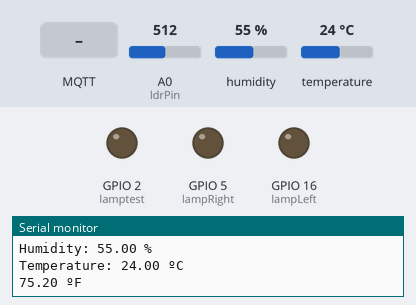
A sketch run on a simulated ESP8266 (NodeMCU). On the bench: output pins drawn as LEDs (lit = HIGH), the last lines printed to the serial monitor. The inputs (shaded band) are chosen by the test bench; at power-on: A0 (ldrPin) = 512, humidity 55 %, temperature 24 °C. WiFi joins after 1.5 s; servers stay silent unless stated; random numbers use the default seed unless the sketch sets one; no MQTT or app messages arrive unless stated.

Above: at 2.7 s.
2.8 s: MQTT message "onlampright" arrives on the first subscribed topic
At 3.4 s:
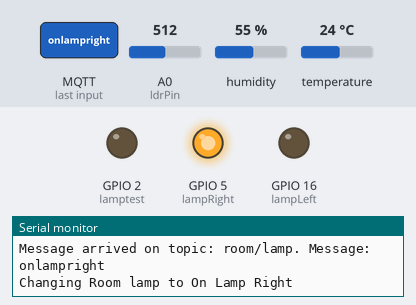
4.3 s: MQTT message "onlampleft" arrives on the first subscribed topic
At 5.5 s:
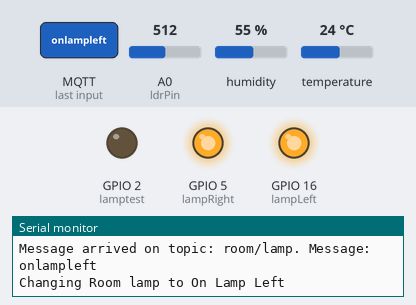
5.8 s: MQTT message "offlampright" arrives on the first subscribed topic
At 6.9 s:
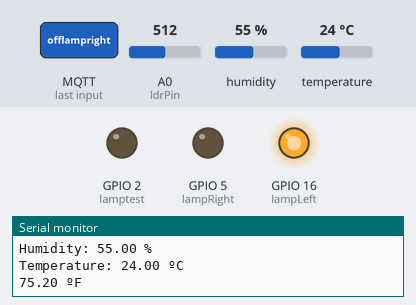
7.3 s: MQTT message "onlamptest" arrives on the first subscribed topic
At 8.0 s:
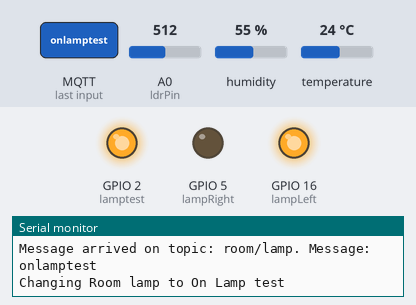
8.8 s: MQTT message "offlampleft" arrives on the first subscribed topic
At 9.1 s:
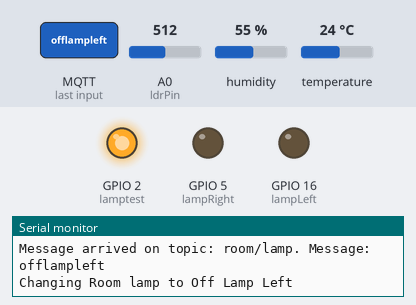
10.3 s: MQTT message "onlampright" arrives on the first subscribed topic
At 11.5 s:
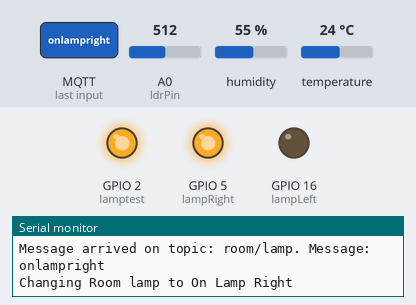
Timing chart, 0 to 12.8 s (numbered marks = the images above; inputs shaded):
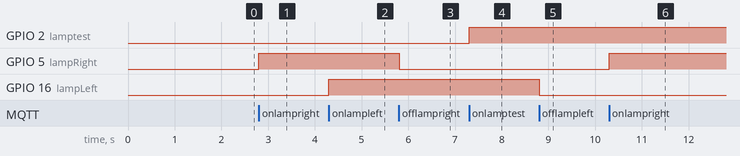

The sketch:

phancung.ino
```cpp
/*****

 All the resources for this project:
 https://randomnerdtutorials.com/

*****/
#include <ESP8266WiFi.h>
#include <PubSubClient.h>
#include "DHT.h"

// Uncomment one of the lines bellow for whatever DHT sensor type you're using!
#define DHTTYPE DHT11   // DHT 11
//#define DHTTYPE DHT21   // DHT 21 (AM2301)
//#define DHTTYPE DHT22   // DHT 22  (AM2302), AM2321

// Change the credentials below, so your ESP8266 connects to your router
const char* ssid = "Tean";
const char* password = "123456788";

// MQTT broker credentials (set to NULL if not required)
const char* MQTT_username = "NULL";
const char* MQTT_password = "NULL";

// Change the variable to your Raspberry Pi IP address, so it connects to your MQTT broker
const char* mqtt_server = "192.168.43.12";
//For example
//const char* mqtt_server = "192.168.1.106";

// Initializes the espClient. You should change the espClient name if you have multiple ESPs running in your home automation system
WiFiClient espClient;
PubSubClient client(espClient);

// DHT Sensor - GPIO 4 = D2 on ESP-12E NodeMCU board
const int DHTPin = 4;

// Lamp - LED - GPIO 5 = D1 on ESP-12E NodeMCU board
// Lamp - LED - GPIO 16 = D0 on ESP-12E NodeMCU board
const int lampRight = 5;
const int lampLeft = 16;
const int lamptest = 2;

const int ldrPin = A0; // Chân analog A0 cho kết nối LDR
int ldrValue = 0;     // Biến lưu giá trị đo được từ LDR

// Initialize DHT sensor.
DHT dht(DHTPin, DHTTYPE);

// Timers auxiliar variables
long noww = millis();
long lastMeasure = 0;

// This functions connects your ESP8266 to your router
void setup_wifi() {
  delay(10);
  // We start by connecting to a WiFi network
  Serial.println();
  Serial.print("Connecting to ");
  Serial.println(ssid);
  WiFi.begin(ssid, password);
  while (WiFi.status() != WL_CONNECTED) {
    delay(500);
    Serial.print(".");
  }
  Serial.println("");
  Serial.print("WiFi connected - ESP IP address: ");
  Serial.println(WiFi.localIP());
}

// This function is executed when some device publishes a message to a topic that your ESP8266 is subscribed to
// Change the function below to add logic to your program, so when a device publishes a message to a topic that
// your ESP8266 is subscribed you can actually do something
void callback(String topic, byte* message, unsigned int length) {
  Serial.print("Message arrived on topic: ");
  Serial.print(topic);
  Serial.print(". Message: ");
  String messageTemp;

  for (int i = 0; i < length; i++) {
    Serial.print((char)message[i]);
    messageTemp += (char)message[i];
  }
  Serial.println();

  // Feel free to add more if statements to control more GPIOs with MQTT

  // If a message is received on the topic room/lamp, you check if the message is either on or off. Turns the lamp GPIO according to the message
  if(topic=="room/lamp"){
      Serial.print("Changing Room lamp to ");
      if(messageTemp == "onlampright"){
        //digitalWrite(lampRight, HIGH); được sử dụng để đặt trạng thái của chân lampRight là HIGH trong chương trình Arduino. Điều này
        //thường được sử dụng để bật một thiết bị ngoại vi (ví dụ: đèn LED hoặc bóng đèn) được kết nối đến chân lampRight
        digitalWrite(lampRight, HIGH);
        Serial.print("On Lamp Right");
        Serial.println();
      }
      else if(messageTemp == "offlampright"){
        digitalWrite(lampRight, LOW);
        Serial.print("Off Lamp Right");
        Serial.println();
      }
      else if(messageTemp == "offlampleft"){
        digitalWrite(lampLeft, LOW);
        Serial.print("Off Lamp Left");
        Serial.println();
      }
      else if(messageTemp == "onlampleft"){
        digitalWrite(lampLeft, HIGH);
        Serial.print("On Lamp Left");
        Serial.println();
      }
      else if(messageTemp == "onlamptest"){
        digitalWrite(lamptest, HIGH);
        Serial.print("On Lamp test");
        Serial.println();
      }
      else if(messageTemp == "offlamptest"){
        digitalWrite(lamptest, LOW);
        Serial.print("Off Lamp test");
        Serial.println();
      }
  }

}

// This functions reconnects your ESP8266 to your MQTT broker
// Change the function below if you want to subscribe to more topics with your ESP8266
void reconnect() {
  // Loop until we're reconnected
  while (!client.connected()) {
    Serial.print("Attempting MQTT connection...");
    // Attempt to connect
    /*
     YOU MIGHT NEED TO CHANGE THIS LINE, IF YOU'RE HAVING PROBLEMS WITH MQTT MULTIPLE CONNECTIONS
     To change the ESP device ID, you will have to give a new name to the ESP8266.
     Here's how it looks:
       if (client.connect("ESP8266Client")) {
     You can do it like this:
       if (client.connect("ESP1_Office")) {
     Then, for the other ESP:
       if (client.connect("ESP2_Garage")) {
      That should solve your MQTT multiple connections problem
    */
    if (client.connect("ESP8266Client", MQTT_username, MQTT_password)) {
      Serial.println("connected");
      // Subscribe or resubscribe to a topic
      // You can subscribe to more topics (to control more LEDs in this example)
      client.subscribe("room/lamp");
    } else {
      Serial.print("failed, rc=");
      Serial.print(client.state());
      Serial.println(" try again in 5 seconds");
      // Wait 5 seconds before retrying
      delay(5000);
    }
  }
}

// The setup function sets your ESP GPIOs to Outputs, starts the serial communication at a baud rate of 115200
// Sets your mqtt broker and sets the callback function
// The callback function is what receives messages and actually controls the LEDs
void setup() {

  pinMode(lampRight, OUTPUT);
  pinMode(lampLeft, OUTPUT);
  pinMode(lamptest, OUTPUT);
  dht.begin();
   Serial.begin(9600); // Bắt đầu giao tiếp với Serial Monitor
  Serial.begin(115200);
  randomSeed(analogRead(0));
  setup_wifi();
  //client.setServer(server, port): Đặt máy chủ MQTT và cổng để kết nối đến.
  client.setServer(mqtt_server, 1883);
  //Dòng code client.setCallback(callback); được đặt trong hàm setup() của chương trình Arduino
  //để thiết lập một hàm callback (callback function) cho đối tượng MQTT client. Hàm callback này sẽ được gọi mỗi khi một thông điệp MQTT mới được nhận từ máy chủ MQTT
  client.setCallback(callback);

}

// For this project, you don't need to change anything in the loop function. Basically it ensures that you ESP is connected to your broker
void loop() {
//Trả về true nếu client đang kết nối với máy chủ MQTT, false nếu không.
  if (!client.connected()) {
    reconnect();
  }
  // Gọi trong hàm loop() để duy trì kết nối MQTT và xử lý thông điệp MQTT. Hàm này cần được gọi định kỳ để đảm bảo rằng thông điệp mới có thể được xử lý.
  if(!client.loop())
    client.connect("ESP8266Client", MQTT_username, MQTT_password);

  //lấy giá trị thời gian hiện tại bằng cách sử dụng hàm
  noww = millis();
  // Publishes new temperature and humidity every 30 seconds
  // đảm bảo rằng chúng ta sẽ đo đạc lại sau ít nhất 2 giây kể từ lần đo trước đó.
  if (noww - lastMeasure > 2000) {
    lastMeasure = noww;
    // Sensor readings may also be up to 2 seconds 'old' (its a very slow sensor)
    float humidity = dht.readHumidity();
    // Read temperature as Celsius (the default)
    float temperatureC = dht.readTemperature();
    // Read temperature as Fahrenheit (isFahrenheit = true)
    float temperatureF = dht.readTemperature(true);

    // Check if any reads failed and exit early (to try again).
    //Dòng này kiểm tra xem các đọc đo được có hợp lệ không. Nếu bất kỳ giá trị nào là
    //"NaN" (Not-a-Number) tức là không đọc được từ cảm biến (thường xảy ra khi có lỗi trong đọc dữ liệu từ cảm biến),
    //thì chương trình sẽ in ra thông báo "Failed to read from DHT sensor!"
if (isnan(humidity) || isnan(temperatureC) || isnan(temperatureF)) {
      Serial.println("Failed to read from DHT sensor!");
      return;
    }
  //client.publish(topic, payload): Gửi một thông điệp MQTT đến máy chủ với chủ đề (topic) và nội dung (payload) cụ thể.
    // Publishes Temperature and Humidity values
     ldrValue = analogRead(ldrPin); // Đọc giá trị từ LDR
    int randomNumber = random(101);
    // Lấy thời gian hiện tại
    float khois = 100;
    client.publish("room/temperature", (String(temperatureC)+","+String(humidity)+","+String(ldrValue)+","+String(randomNumber)).c_str());
    // client.publish("room/humidity", ("humidity: "+String(humidity)).c_str());
    // //Uncomment to publish temperature in F degrees
    // client.publish("room/temperature", ("temperatureF: "+String(temperatureF)).c_str());
    //  ldrValue = analogRead(ldrPin); // Đọc giá trị từ LDR
    //  client.publish("room/light", ("light: "+String(ldrValue)).c_str());
    // Serial.print("Giá trị đo được: ");
    // Serial.println(ldrValue); // In giá trị đo được lên Serial Monitor

    Serial.print("Humidity: ");
    Serial.print(humidity);
    Serial.println(" %");
    Serial.print("Temperature: ");
    Serial.print(temperatureC);
    Serial.println(" ºC");
    Serial.print(temperatureF);
    Serial.println(" ºF");
  }
}
```

Measured:
- after the input at 2.8 s, GPIO 5 (lampRight): LOW → HIGH at once
- after the input at 4.3 s, GPIO 16 (lampLeft): LOW → HIGH at once
- after the input at 5.8 s, GPIO 5 (lampRight): HIGH → LOW at once
- after the input at 7.3 s, GPIO 2 (lamptest): LOW → HIGH at once
- after the input at 8.8 s, GPIO 16 (lampLeft): HIGH → LOW at once
- after the input at 10.3 s, GPIO 5 (lampRight): LOW → HIGH at once
